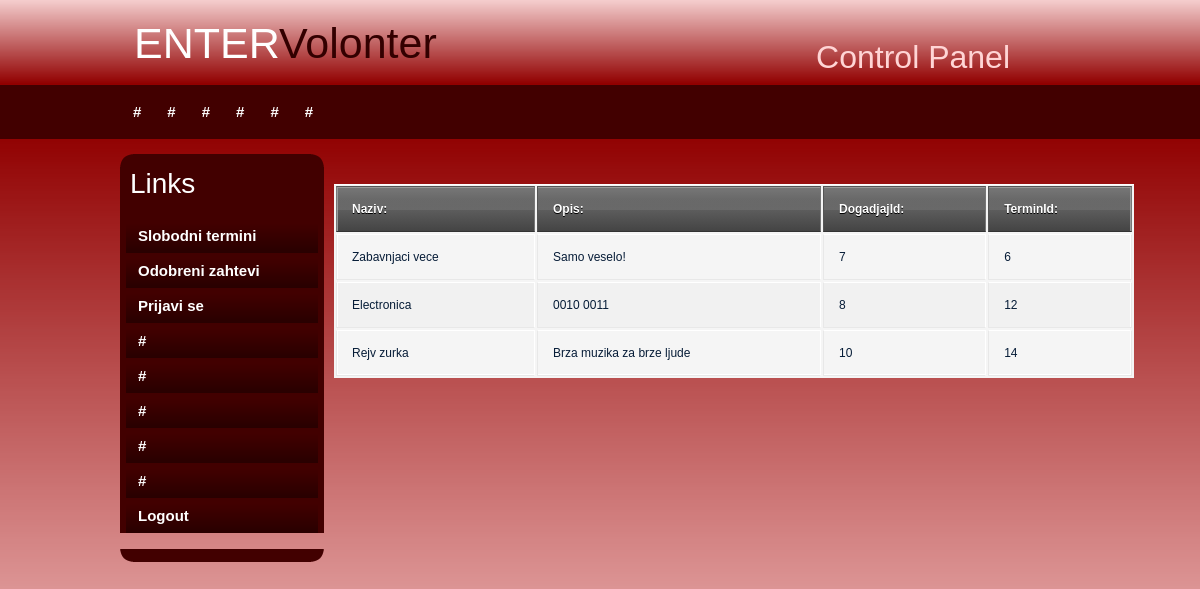
/enter_site/index.php/volonter/slobodniTermini, run on the app's committed database.
### tables this page shows
CREATE TABLE IF NOT EXISTS `dogadjaj` (
  `dogadjajID` int(14) NOT NULL AUTO_INCREMENT,
  `naziv` varchar(40) NOT NULL,
  `opis` varchar(500) DEFAULT 'Dobar provod vas ceka!',
  `terminID` int(14) NOT NULL,
  `username` varchar(20) NOT NULL,
  `potvrdjen` int(2) NOT NULL,
  PRIMARY KEY (`dogadjajID`),
  UNIQUE KEY `terminID` (`terminID`),
  KEY `username` (`username`) USING BTREE
);

### enter_site/application/controllers/Volonter.php (called while the page is built, shortened)
<?php
class Volonter extends CI_Controller {
    public function __construct() {
        $this->load->library("session");
        $this->load->model("ModelIzvodjac");
        $this->load->model("ModelTermin");
        $this->load->model("ModelDogadjaj");
        $this->load->model("ModelSlobodniTermini");
        $this->load->model("ModelVolontira");
    }
    public function slobodniTermini(){
        $mesta = $this->ModelSlobodniTermini->dohvPotvTermine();
        $naredba1 = "mesta";
        $this->load->view("volonter/index.php",  array('mesta'=>$mesta,'naredba1'=>"mesta"));
    }
}

### enter_site/index.php (called while the page is built, shortened)
<?php
require_once BASEPATH.'core/CodeIgniter.php';

### enter_site/application/models/ModelSlobodniTermini.php (called while the page is built, shortened)
<?php
class ModelSlobodniTermini extends CI_Model{
     public function dohvPotvTermine() {
        $this->db->select('*');
        $this->db->from('dogadjaj');
        $this->db->where('potvrdjen',1);
        $query=$this->db->get();
        $result = $query->result();
        return $result;
    }
}

### enter_site/application/views/volonter/index.php (the view, shortened to what this page needs)
<!DOCTYPE html PUBLIC "-//W3C//DTD XHTML 1.0 Transitional//EN" "http://www.w3.org/TR/xhtml1/DTD/xhtml1-transitional.dtd">
<link rel="stylesheet" href="https://stackpath.bootstrapcdn.com/bootstrap/4.3.1/css/bootstrap.min.css">
<link rel="stylesheet" href="<?php echo base_url();?>assets/css/style.css">
<html xmlns="http://www.w3.org/1999/xhtml">
<head>
</head>
<body>
<div id="container">
		<div id="header">
        	<h1>ENTER<span class="off">Volonter</span></h1>
            <h2>Control Panel</h2>
        </div>
        <div id="menu">
        	<ul>
            	<li class="menuitem"><a href="#">#</a></li>
                <li class="menuitem"><a href="#">#</a></li>
                <li class="menuitem"><a href="#">#</a></li>
                <li class="menuitem"><a href="#">#</a></li>
                <li class="menuitem"><a href="#">#</a></li>
              <li class="menuitem"><a href="#">#</a></li>
            </ul>
        </div>
        <div id="leftmenu">
        <div id="leftmenu_top"></div>
				<div id="leftmenu_main">
                <h3>Links</h3>
                <ul>
                    <li><a href="<?php echo site_url("Volonter/slobodniTermini"); ?>">Slobodni termini</a></li>
                    <li><a href="<?php echo site_url("Volonter/odobreniZahtevi"); ?>">Odobreni zahtevi</a></li>
                    <li><a href="<?php echo site_url("Volonter/dodajVol"); ?>">Prijavi se</a></li>
                    <li><a href="#">#</a></li>
                    <li><a href="#">#</a></li>
                    <li><a href="#">#</a></li>
                    <li><a href="#">#</a></li>
                    <li><a href="#">#</a></li>
                    <li><a href="<?php echo site_url("Volonter/logout"); ?>">Logout</a></li>
                </ul>
</div>
              <div id="leftmenu_bottom"></div>
        </div>
		<div id="content">
        <div id="content_main">
        	 <?php
                    if($naredba1 == "pocetna"){
                        echo "Hola Mr. Volunteer!";
                    }
                    elseif($naredba1 == "mesta"){
                        echo "<table> <tr><th>Naziv:</th><th>Opis:</th><th>DogadjajId:</th><th>TerminId:</th></tr>";
                        foreach ($mesta as $termin) {
                            echo "<tr><td>".$termin->naziv."</td><td>".$termin->opis."</td><td> ".$termin->dogadjajID."</td><td> ".$termin->terminID."</td></tr>";
                        }
                        echo "</table><br><br>";
                    }
                ?>
        </div>
      </div>
   </div>
</body>
</html>

### enter_site/assets/css/style.css (style rules this page uses)
body { margin: 0; padding: 0; text-align: left; font: 12px Arial, Helvetica, sans-serif; font-size: 13px; color: #061C37; background-color: #FACFCF; background-image:url(images/background.png); background-repeat:repeat-x; }
* { margin: 0 auto 0 auto; text-align:left; }
#container { display: block; height:auto; position: relative; width: 960px; }
#header { height:85px; width:960px; }
#header h1 { position:absolute; text-align:left; color:#FFFFFF; font-size:43px; color:#FFF; left:14px; top:18px; }
#header h2 { position:absolute; text-align:right; color:#FFD5D5; left:490px; top:38px; width:400px; }
.off { color:#300; }
#menu { display:block; float:left; clear:both; width:960px; height:54px; float:left; clear:both; }
#leftmenu { margin-top:15px; width:204px; float:left; }
#leftmenu_top { width:204px; height:13px; background-image:url(images/leftmenu_top.png); }
#leftmenu_bottom { width:204px; height:13px; background-image:url(images/leftmenu_bottom.png); }
#leftmenu_main { width:204px; height:auto; background-color:#420000; }
#leftmenu_main ul { list-style: none; padding: 0px; width:204px; }
#leftmenu_main h3 { list-style: none; padding: 0px; width:204px; color:#FFFFFF; padding-left:10px; padding-bottom:14px; }
#leftmenu_main ul li { list-style: none; padding: 0px; width:204px; text-align:left; }
#leftmenu_main ul li a, #leftmenu_main ul li a:visited { display:block; list-style: none; padding: 0px; width:192px; padding-left:12px; padding-top:4px; height:30px; text-align:left; background-image:url(images/leftmenu_link.png); background-repeat:repeat-x; margin-top:5px; color:#FFFFFF; text-decoration:none; font-size:15px; font-weight:bold; }
#content { display:block; float:left; width:689px; height:auto; padding-left:10px; padding-top:15px; padding-right:10px; padding-bottom:5px; }
#menu ul { list-style: none; padding: 0px; margin-left:auto; width:960px; }
#menu li { list-style: none; padding: 0px; display: inline; }
#menu a { float: left; height: 36px; display: block; text-align: center; text-decoration: none; color: #ffffff; font-weight: bold; padding-top: 18px; font-size: 15px; padding-left:13px; padding-right:13px; }
html, body { text-align: center; }
table { background: #f5f5f5; border-collapse: separate; box-shadow: inset 0 1px 0 #fff; font-size: 12px; line-height: 24px; margin: 30px auto; text-align: left; width: 800px; }
th { background: url(https://jackrugile.com/images/misc/noise-diagonal.png), linear-gradient(#777, #444); border-left: 1px solid #555; border-right: 1px solid #777; border-top: 1px solid #555; border-bottom: 1px solid #333; box-shadow: inset 0 1px 0 #999; color: #fff; font-weight: bold; padding: 10px 15px; position: relative; text-shadow: 0 1px 0 #000; }
th:after { background: linear-gradient(rgba(255,255,255,0), rgba(255,255,255,.08)); content: ''; display: block; height: 25%; left: 0; margin: 1px 0 0 0; position: absolute; top: 25%; width: 100%; }
th:first-child { border-left: 1px solid #777; box-shadow: inset 1px 1px 0 #999; }
th:last-child { box-shadow: inset -1px 1px 0 #999; }
td { border-right: 1px solid #fff; border-left: 1px solid #e8e8e8; border-top: 1px solid #fff; border-bottom: 1px solid #e8e8e8; padding: 10px 15px; position: relative; transition: all 300ms; }
td:first-child { box-shadow: inset 1px 0 0 #fff; }
td:last-child { border-right: 1px solid #e8e8e8; box-shadow: inset -1px 0 0 #fff; }
tr { background: url(https://jackrugile.com/images/misc/noise-diagonal.png); }
tr:nth-child(odd) td { background: #f1f1f1 url(https://jackrugile.com/images/misc/noise-diagonal.png); }
tr:last-of-type td { box-shadow: inset 0 -1px 0 #fff; }
tr:last-of-type td:first-child { box-shadow: inset 1px -1px 0 #fff; }
tr:last-of-type td:last-child { box-shadow: inset -1px -1px 0 #fff; }

### data on the page
dogadjaj: naziv "Zabavnjaci vece", opis "Samo veselo!", dogadjajID "7", terminID "6"
dogadjaj: naziv "Electronica", opis "0010 0011", dogadjajID "8", terminID "12"
dogadjaj: naziv "Rejv zurka", opis "Brza muzika za brze ljude", dogadjajID "10", terminID "14"
